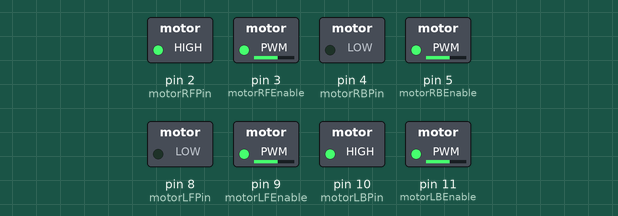
Simulated run of this sketch. Board: Arduino Mega 2560, built with avr-gcc and run on an emulated ATmega2560. Shown: switched loads named in the sketch (green lamp = pin HIGH). What the sketch prints to the serial monitor is not drawn.

Above: at 0.1 s.
Timing chart, 0 to 1.6 s (numbered marks = the images above):
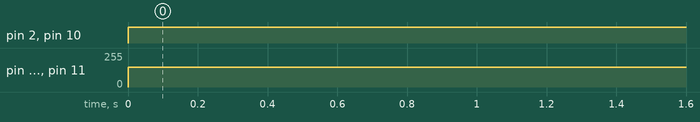

Measured:
- by itself, pin 2 (motorRFPin), pin 10 (motorLBPin): LOW → HIGH at 0.00 s
- by itself, pin 3 (motorRFEnable), pin 5 (motorRBEnable), pin 9 (motorLFEnable), pin 11 (motorLBEnable): 0/255 → 150/255 at 0.00 s

The sketch:

start.ino
```cpp
int Irvalue = 0;
/*counter*/
const int distance_data = 13;
const int count_data = 6;
const int count_data6 = 7;
const int count_data12 = 12;

/*Linefollower*/
int distance1;


const int motorLFPin = 8; // signal pin 1 for the right motor, connect to IN1
const int motorLFEnable = 9; // enable pin for the right motor (PWM enabled)

const int motorLBPin = 10; // signal pin 1 for the left motor, connect to IN3
const int motorLBEnable = 11; // enable pin for the left motor (PWM enabled)

const int motorRFPin = 2; // signal pin 1 for the right motor, connect to IN1
const int motorRFEnable = 3; // enable pin for the right motor (PWM enabled)

const int motorRBPin = 4; // signal pin 1 for the left motor, connect to IN3
const int motorRBEnable = 5; // enable pin for the left motor (PWM enabled)


int motorLSpeed_start = 150;
int motorRSpeed_start = 150;


const int irPinsF[8] = {22,24,26,28,30,32,34,36};
const int irPinsM[8] = {38,40,42,44,46,48,50,52};
int irSensorDigitalF[8] = {0,0,0,0,0,0,0,0};
int irSensorDigitalM[8] = {0,0,0,0,0,0,0,0};
int i,j = 0;
int d = 1000;

int irSensors_Front= B00000000;
int irSensors_Middle= B00000000;

int motorLSpeed = 255;
int motorRSpeed = 255;

void setup() {


pinMode(motorLFPin,OUTPUT);
pinMode(motorLFEnable,OUTPUT);
pinMode(motorLBPin,OUTPUT);
pinMode(motorLBEnable,OUTPUT);
pinMode(motorRFPin,OUTPUT);
pinMode(motorRFEnable,OUTPUT);
pinMode(motorRBPin,OUTPUT);
pinMode(motorRBEnable,OUTPUT);
Serial.begin(9600);

  /* Set-up IR sensor pins as input */
for (int i = 0; i <= 7; i++)
{pinMode(irPinsF[i], INPUT);}
for (int i = 0; i <= 7; i++)
{pinMode(irPinsM[i], INPUT);}
/*
while(1){
  scanD();

  initial_check();
   movingleft();// here it moves from
  Serial.println(Irvalue);
  if (Irvalue == 1) {
    stopme();
      break;
 }
}
*/
}

void loop(){
movingleft();


}


void initial_check(){

    switch (irSensors_Front) {


     case B00111000:
     Irvalue = 1;
     break;

     case B00011100:
       Irvalue = 1;
     break;

     case B00001110:
       Irvalue = 1;
     break;

     case B00000111:
       Irvalue = 1;


  }


}


void movingleft()  //turn left
{
     Serial.println("                        movingleft");
     analogWrite(motorLFEnable, motorRSpeed_start);
     digitalWrite(motorLFPin, LOW);


     analogWrite(motorLBEnable, motorLSpeed_start);
     digitalWrite(motorLBPin, HIGH);

     analogWrite(motorRFEnable, motorRSpeed_start);
     digitalWrite(motorRFPin, HIGH);


     analogWrite(motorRBEnable, motorLSpeed_start);
     digitalWrite(motorRBPin, LOW);

}


void movingright()  //right
{
     Serial.println("                         movingright");
     analogWrite(motorLFEnable, motorRSpeed_start);
     digitalWrite(motorLFPin, HIGH);


     analogWrite(motorLBEnable, motorLSpeed_start);
     digitalWrite(motorLBPin, LOW);

     analogWrite(motorRFEnable, motorRSpeed_start);
     digitalWrite(motorRFPin, LOW);


     analogWrite(motorRBEnable, motorLSpeed_start);
     digitalWrite(motorRBPin, HIGH);

}

void scanD()
{
  for ( byte count = 0; count < 8;count++ )
{
  bitWrite(irSensors_Front, count, !digitalRead( irPinsF[count] ));
}
//Serial.println(irSensors_Front);
}


void stopme()
{
     Serial.println("                         stop");
     analogWrite(motorLFEnable, 0);
     digitalWrite(motorLFPin, LOW);


     analogWrite(motorLBEnable, 0);
     digitalWrite(motorLBPin, LOW);

     analogWrite(motorRFEnable, 0);
     digitalWrite(motorRFPin, LOW);


     analogWrite(motorRBEnable, 0);
     digitalWrite(motorRBPin, LOW);

}
```
